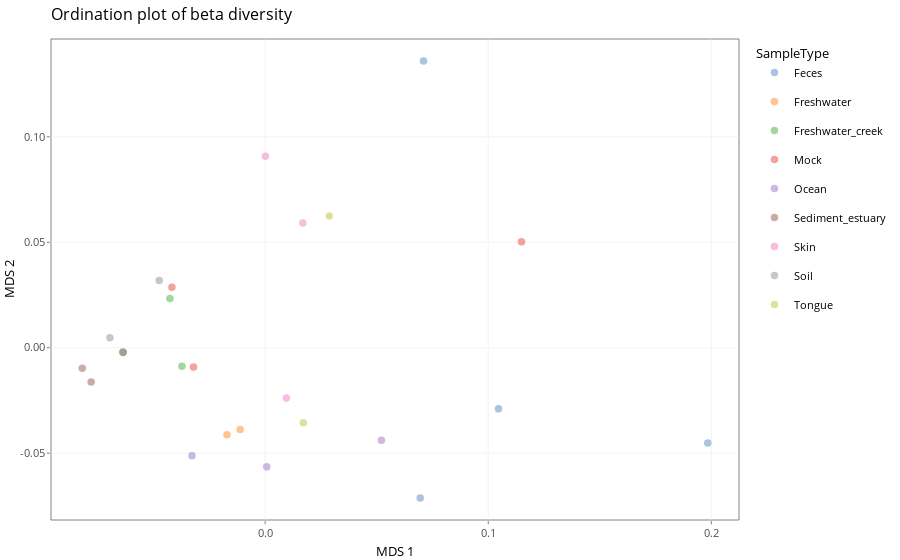

The notebook cell saved with this chart:
### Markdown cell above
## Beta diversity

Beta diversity reflects the diversity *between samples*, that is, how similar or distant the microbial communities from different samples are. How similar is the skin microbiome to the tongue microbiome? Hopefully very different!

Typically, beta diversity is visualised with an ordination plot, which resembles a Principal Component Analysis (PCA) plot, if you are familiar with that. The idea is to reduce the features of a sample, that is, the number of rows, to only two dimensions that are the axes of an ordination plot.

### Code cell
# Compute beta diversity
tse <- runMDS(
    tse,
    FUN = getDissimilarity,
    assay.type = "relabundance",
    method = "unifrac",
    tree = rowTree(tse),
    ntop = nrow(tse)
)

# Visualise beta diversity
p <- plotReducedDim(tse, "MDS", colour_by = "SampleType")
p + ggtitle("Ordination plot of beta diversity")

### Figure 1 — Plotly figure (JSON) as saved in the notebook; plotly's stock layout.template omitted (floating-point values rounded to 4 significant figures)
{"data": [{"hoverinfo": "text", "hoveron": "points", "legendgroup": "Feces", "marker": {"autocolorscale": false, "color": "rgba(114,158,206,1)", "line": {"color": "rgba(114,158,206,1)", "width": 1.89}, "opacity": 0.6, "size": 5.669, "symbol": "circle"}, "mode": "markers", "name": "Feces", "showlegend": true, "text": ["X:  7.095786e-02<br />Y:  0.136049123<br />colour_by: Feces", "X:  1.045897e-01<br />Y: -0.029019098<br />colour_by: Feces", "X:  6.945244e-02<br />Y: -0.071317456<br />colour_by: Feces", "X:  1.983755e-01<br />Y: -0.045190196<br />colour_by: Feces"], "type": "scatter", "x": [0.071, 0.1046, 0.0695, 0.1984], "xaxis": "x", "y": [0.136, -0.029, -0.0713, -0.0452], "yaxis": "y"}, {"hoverinfo": "text", "hoveron": "points", "legendgroup": "Freshwater", "marker": {"autocolorscale": false, "color": "rgba(255,158,74,1)", "line": {"color": "rgba(255,158,74,1)", "width": 1.89}, "opacity": 0.6, "size": 5.669, "symbol": "circle"}, "mode": "markers", "name": "Freshwater", "showlegend": true, "text": ["X: -1.118568e-02<br />Y: -0.038846048<br />colour_by: Freshwater", "X: -1.709685e-02<br />Y: -0.041288512<br />colour_by: Freshwater"], "type": "scatter", "x": [-0.0112, -0.0171], "xaxis": "x", "y": [-0.0388, -0.0413], "yaxis": "y"}, {"hoverinfo": "text", "hoveron": "points", "legendgroup": "Freshwater_creek", "marker": {"autocolorscale": false, "color": "rgba(103,191,92,1)", "line": {"color": "rgba(103,191,92,1)", "width": 1.89}, "opacity": 0.6, "size": 5.669, "symbol": "circle"}, "mode": "markers", "name": "Freshwater_creek", "showlegend": true, "text": ["X: -4.265704e-02<br />Y:  0.023343071<br />colour_by: Freshwater_creek", "X: -3.732664e-02<br />Y: -0.008762290<br />colour_by: Freshwater_creek", "X: -6.374717e-02<br />Y: -0.002160350<br />colour_by: Freshwater_creek"], "type": "scatter", "x": [-0.0427, -0.0373, -0.0637], "xaxis": "x", "y": [0.0233, -0.0088, -0.0022], "yaxis": "y"}, {"hoverinfo": "text", "hoveron": "points", "legendgroup": "Mock", "marker": {"autocolorscale": false, "color": "rgba(237,102,93,1)", "line": {"color": "rgba(237,102,93,1)", "width": 1.89}, "opacity": 0.6, "size": 5.669, "symbol": "circle"}, "mode": "markers", "name": "Mock", "showlegend": true, "text": ["X: -3.214738e-02<br />Y: -0.009236883<br />colour_by: Mock", "X: -4.181869e-02<br />Y:  0.028683682<br />colour_by: Mock", "X:  1.148841e-01<br />Y:  0.050257346<br />colour_by: Mock"], "type": "scatter", "x": [-0.0321, -0.0418, 0.1149], "xaxis": "x", "y": [-0.0092, 0.0287, 0.0503], "yaxis": "y"}, {"hoverinfo": "text", "hoveron": "points", "legendgroup": "Ocean", "marker": {"autocolorscale": false, "color": "rgba(173,139,201,1)", "line": {"color": "rgba(173,139,201,1)", "width": 1.89}, "opacity": 0.6, "size": 5.669, "symbol": "circle"}, "mode": "markers", "name": "Ocean", "showlegend": true, "text": ["X: -3.280914e-02<br />Y: -0.051179310<br />colour_by: Ocean", "X:  5.205541e-02<br />Y: -0.043923587<br />colour_by: Ocean", "X:  6.986988e-04<br />Y: -0.056514560<br />colour_by: Ocean"], "type": "scatter", "x": [-0.0328, 0.0521, 0.0007], "xaxis": "x", "y": [-0.0512, -0.0439, -0.0565], "yaxis": "y"}, {"hoverinfo": "text", "hoveron": "points", "legendgroup": "Sediment_estuary", "marker": {"autocolorscale": false, "color": "rgba(168,120,110,1)", "line": {"color": "rgba(168,120,110,1)", "width": 1.89}, "opacity": 0.6, "size": 5.669, "symbol": "circle"}, "mode": "markers", "name": "Sediment_estuary", "showlegend": true, "text": ["X: -8.195315e-02<br />Y: -0.009716212<br />colour_by: Sediment_estuary", "X: -7.800620e-02<br />Y: -0.016308922<br />colour_by: Sediment_estuary", "X: -6.374717e-02<br />Y: -0.002160350<br />colour_by: Sediment_estuary"], "type": "scatter", "x": [-0.082, -0.078, -0.0637], "xaxis": "x", "y": [-0.0097, -0.0163, -0.0022], "yaxis": "y"}, {"hoverinfo": "text", "hoveron": "points", "legendgroup": "Skin", "marker": {"autocolorscale": false, "color": "rgba(237,151,202,1)", "line": {"color": "rgba(237,151,202,1)", "width": 1.89}, "opacity": 0.6, "size": 5.669, "symbol": "circle"}, "mode": "markers", "name": "Skin", "showlegend": true, "text": ["X:  1.688560e-02<br />Y:  0.059093487<br />colour_by: Skin", "X:  9.459608e-03<br />Y: -0.023937689<br />colour_by: Skin", "X:  7.826342e-05<br />Y:  0.090763007<br />colour_by: Skin"], "type": "scatter", "x": [0.0169, 0.0095, 0.0001], "xaxis": "x", "y": [0.0591, -0.0239, 0.0908], "yaxis": "y"}, {"hoverinfo": "text", "hoveron": "points", "legendgroup": "Soil", "marker": {"autocolorscale": false, "color": "rgba(162,162,162,1)", "line": {"color": "rgba(162,162,162,1)", "width": 1.89}, "opacity": 0.6, "size": 5.669, "symbol": "circle"}, "mode": "markers", "name": "Soil", "showlegend": true, "text": ["X: -6.374717e-02<br />Y: -0.002160350<br />colour_by: Soil", "X: -6.956398e-02<br />Y:  0.004718436<br />colour_by: Soil", "X: -4.745289e-02<br />Y:  0.031937933<br />colour_by: Soil"], "type": "scatter", "x": [-0.0637, -0.0696, -0.0475], "xaxis": "x", "y": [-0.0022, 0.0047, 0.0319], "yaxis": "y"}, {"hoverinfo": "text", "hoveron": "points", "legendgroup": "Tongue", "marker": {"autocolorscale": false, "color": "rgba(205,204,93,1)", "line": {"color": "rgba(205,204,93,1)", "width": 1.89}, "opacity": 0.6, "size": 5.669, "symbol": "circle"}, "mode": "markers", "name": "Tongue", "showlegend": true, "text": ["X:  1.708967e-02<br />Y: -0.035599518<br />colour_by: Tongue", "X:  2.873225e-02<br />Y:  0.062475245<br />colour_by: Tongue"], "type": "scatter", "x": [0.0171, 0.0287], "xaxis": "x", "y": [-0.0356, 0.0625], "yaxis": "y"}], "layout": {"barmode": "relative", "font": {"color": "rgba(0,0,0,1)", "family": "", "size": 13.28}, "hovermode": "closest", "legend": {"bgcolor": "rgba(255,255,255,1)", "bordercolor": "transparent", "borderwidth": 1.718, "font": {"color": "rgba(0,0,0,1)", "family": "", "size": 10.63}, "title": {"font": {"color": "rgba(0,0,0,1)", "family": "", "size": 13.28}, "text": "SampleType"}}, "margin": {"b": 33.87, "l": 49.81, "r": 6.642, "t": 38.58}, "paper_bgcolor": "rgba(255,255,255,1)", "plot_bgcolor": "rgba(255,255,255,1)", "shapes": [{"fillcolor": "transparent", "layer": "below", "line": {"color": "rgba(51,51,51,1)", "linetype": "solid", "width": 0.6038}, "type": "rect", "x0": 0, "x1": 1, "xref": "paper", "y0": 0, "y1": 1, "yref": "paper"}], "showlegend": true, "title": {"font": {"color": "rgba(0,0,0,1)", "family": "", "size": 15.94}, "text": "Ordination plot of beta diversity", "x": 0, "xref": "paper"}, "xaxis": {"anchor": "y", "automargin": true, "autorange": false, "categoryarray": ["0.0", "0.1", "0.2"], "categoryorder": "array", "domain": [0, 1], "gridcolor": "rgba(235,235,235,1)", "gridwidth": 0.6038, "hoverformat": ".2f", "linecolor": {}, "linewidth": 0, "nticks": {}, "range": [-0.096, 0.2124], "showgrid": true, "showline": false, "showticklabels": true, "tickangle": 0, "tickcolor": "rgba(51,51,51,1)", "tickfont": {"color": "rgba(77,77,77,1)", "family": "", "size": 10.63}, "ticklen": 3.321, "tickmode": "array", "ticks": "outside", "ticktext": ["0.0", "0.1", "0.2"], "tickvals": [0, 0.1, 0.2], "tickwidth": 0.6038, "title": {"font": {"color": "rgba(0,0,0,1)", "family": "", "size": 13.28}, "text": "MDS 1"}, "type": "linear", "zeroline": false}, "yaxis": {"anchor": "x", "automargin": true, "autorange": false, "categoryarray": ["-0.05", "0.00", "0.05", "0.10"], "categoryorder": "array", "domain": [0, 1], "gridcolor": "rgba(235,235,235,1)", "gridwidth": 0.6038, "hoverformat": ".2f", "linecolor": {}, "linewidth": 0, "nticks": {}, "range": [-0.0817, 0.1464], "showgrid": true, "showline": false, "showticklabels": true, "tickangle": 0, "tickcolor": "rgba(51,51,51,1)", "tickfont": {"color": "rgba(77,77,77,1)", "family": "", "size": 10.63}, "ticklen": 3.321, "tickmode": "array", "ticks": "outside", "ticktext": ["-0.05", "0.00", "0.05", "0.10"], "tickvals": [-0.05, 0, 0.05, 0.1], "tickwidth": 0.6038, "title": {"font": {"color": "rgba(0,0,0,1)", "family": "", "size": 13.28}, "text": "MDS 2"}, "type": "linear", "zeroline": false}}}
